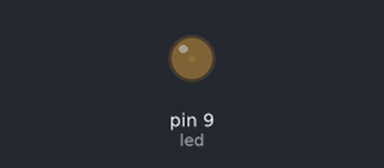
Recording of a sketch running on a simulated Arduino Uno, built with avr-gcc and run on an emulated ATmega328P. On the bench: output pins drawn as LEDs (lit = HIGH).

Above: at 0.05 s.
At 1.95 s:
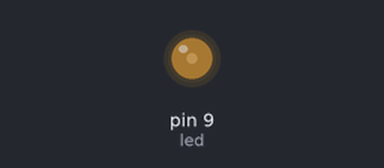
At 3.85 s:
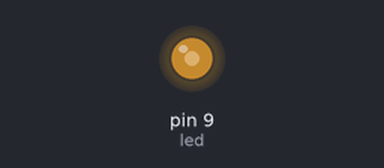
At 7.65 s:
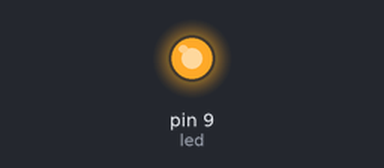
Timing chart, 0 to 10.0 s (numbered marks = the images above):
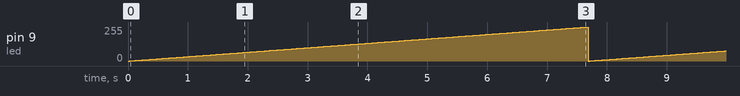

The sketch:

Job10.ino
```cpp
const int led = 9;
int brightness = 0;

void setup() {
  // put your setup code here, to run once:
  pinMode(led, OUTPUT);
}

void loop() {
  // put your main code here, to run repeatedly:
  analogWrite(led, brightness);
  delay(30);
  // printf("%i", brightness);

  if (brightness < 255)
  {
    brightness++;
  }
  else
  {
    brightness = 0;
  }
}
```

Measured:
- by itself, pin 9 (led): ramps from 0/255 to 255/255 and jumps back, once every 7.7 s
